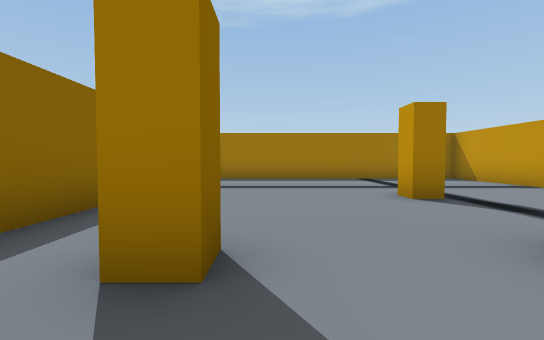
view 1 (above)

20 first-person views from a walk through a 3-D level made in the Unity game engine. The camera is 1.2 m above the floor, tilts 2° down and sees 90° across. Doors are open. The floor is counted in squares, 2 m on a side. Each view is taken from the middle of a square. On the plan, view 1 faces up. The plan holds only what a view shows up to about 9 squares ahead; the rest is blank. The place goes on beyond the plan. The player is left out. Some animated figures are left out.

view 2
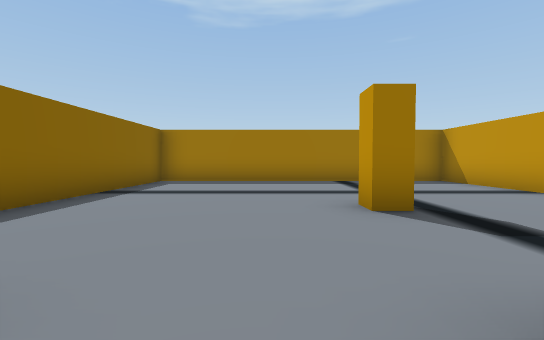

view 3
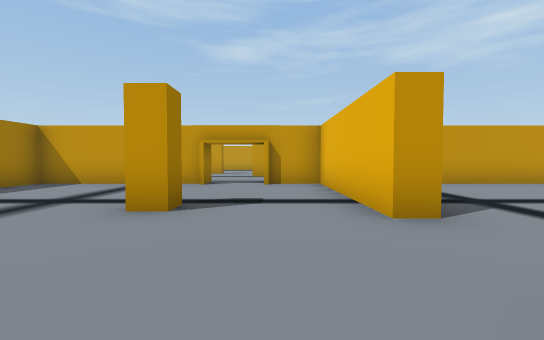

view 4
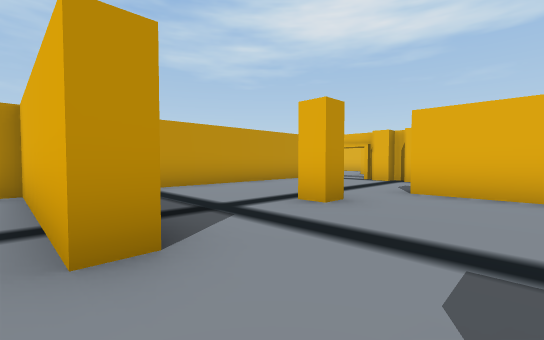

view 5
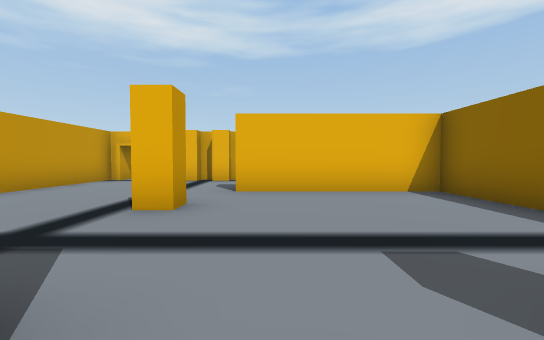

view 6
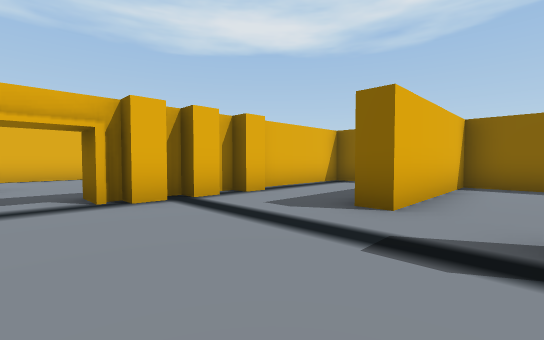

view 7
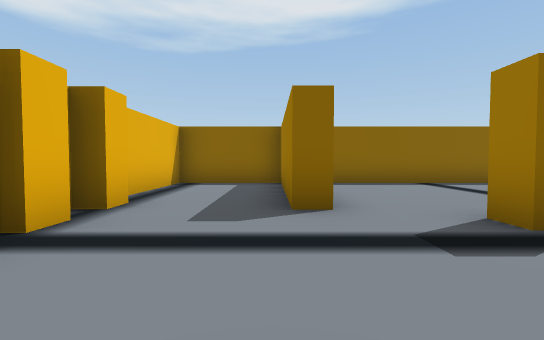

view 8
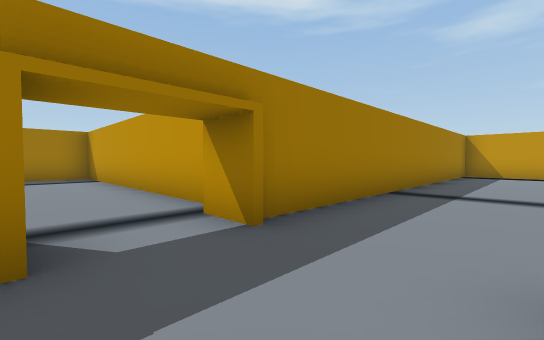

view 9
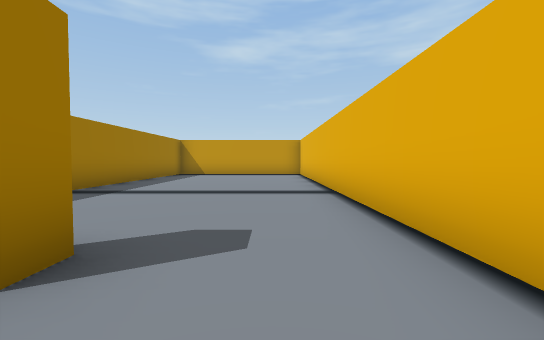

view 10
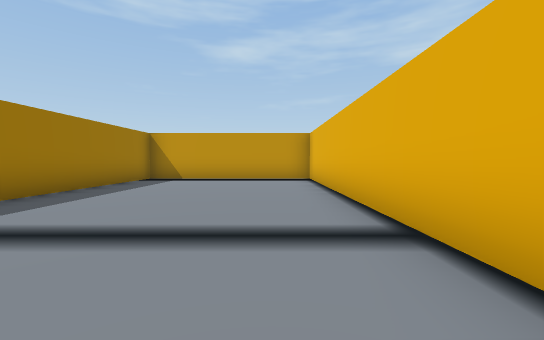

view 11
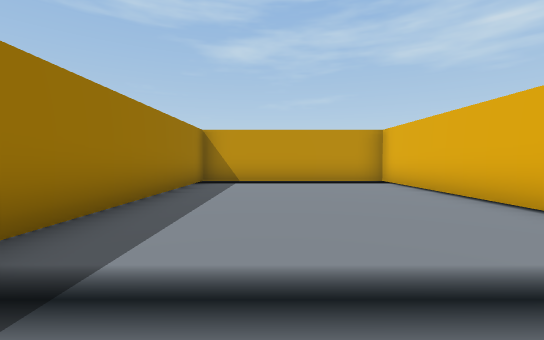

view 12
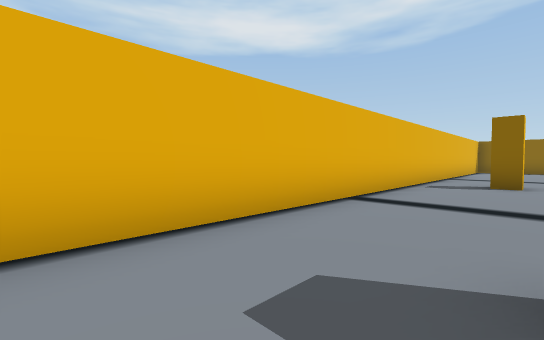

view 13
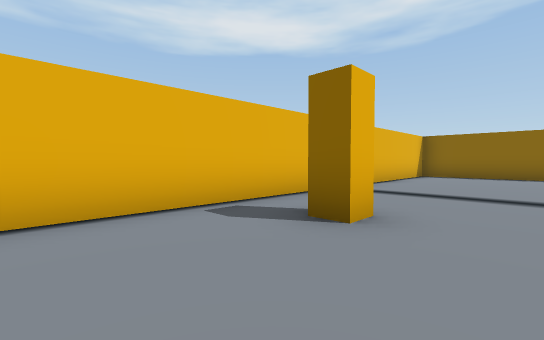

view 14
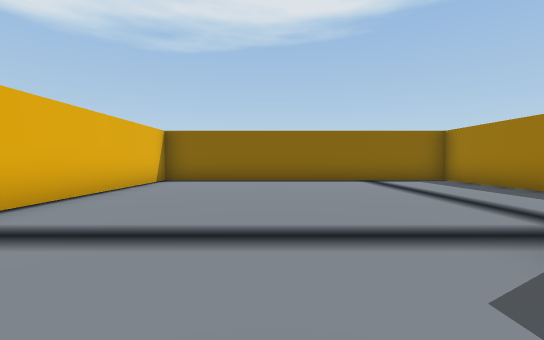

view 15
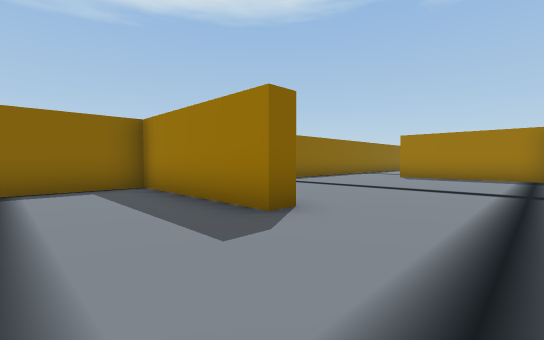

view 16
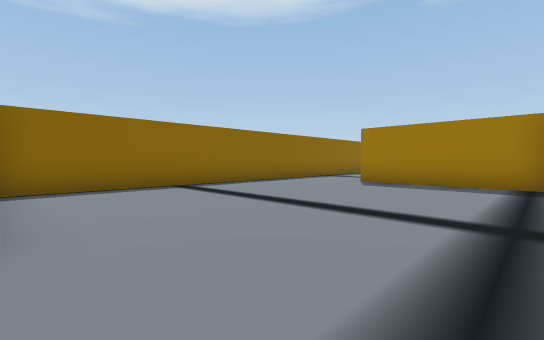

view 17
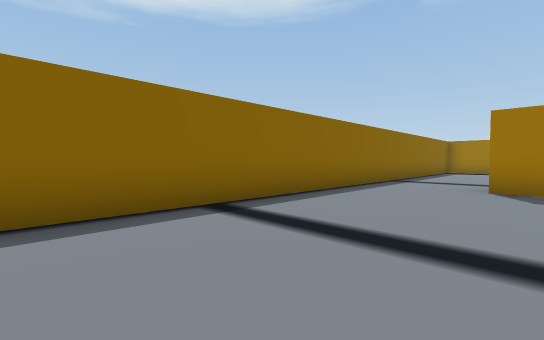

view 18
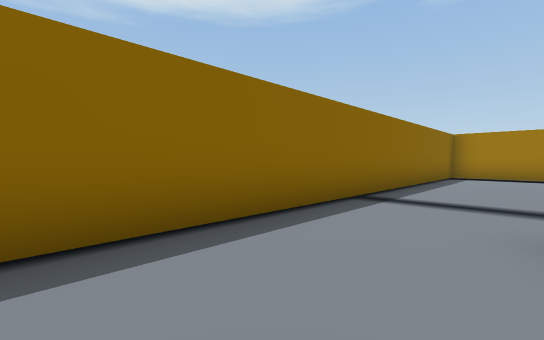

view 19
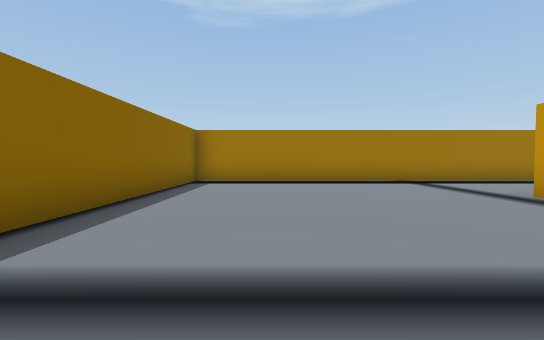

view 20
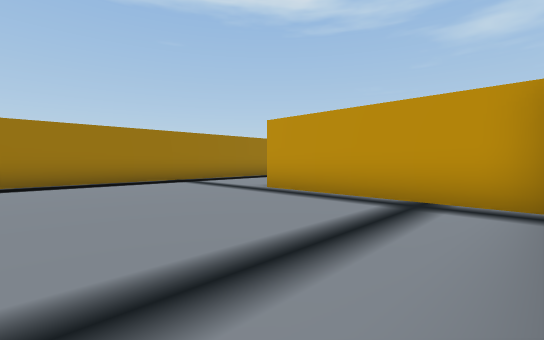

### Floor plan
Points are (right, up) in squares from view 1. A wall is a line through its corners. A room is listed if a view was taken in it or the views show most of it. See-through windows are left out.
Room 1 (views 1, 2, 3, 4, 5, 6, 7)
walls: (1.8, 1.1) (1.8, 1.7) (6, 1.7) (6, 3.1); (6, 4.8) (6, 9) (-2.2, 9) (-2.2, -3.3) (1.7, -3.3) (1.7, -3.8) (-1.6, -3.8); (-2.2, -3.6) (-2.2, -6.5) (3.2, -6.5); (6, -5.5) (6, 1.2) (4.4, 1.2)
ways out: opening at (4.5, -6.5) to room 2; opening at (6, 4)
objects: other object (-1, 2); other object (1, -6); other object (2, -2); other object (2, 4); other object (3, -6); other object (4, -6)
Room 2 (views 8, 9, 10, 11, 12, 13, 14, 15, 16, 17, 18, 19, 20)
walls: (-5.3, -3.2) (-5.3, -3.8) (-9.2, -3.8) (-9.2, -12.2) (16, -12.2) (16, -7) (6.4, -7); (-2.9, 4.3) (-6.8, 4.3); (-2.7, 4.9) (-2.7, 9.5); (6, -6.5) (6, -5.5); (0.9, 13.1) (-9.2, 13.1) (-9.2, -3)
ways out: opening at (4.5, -6.5) to room 1
objects: other object (-1, -11); other object (4, -7); other object (5, -10) to (5, -9); other object (6, -7)

Where each view was taken, in squares from view 1:
view 1: 0 up, 0 right, facing up
view 2: 1 up, 1 right, facing up
view 3: 3 up, 1 left, facing right
view 4: 2 up, 0 right, facing down-right
view 5: 2 up, 1 right, facing down
view 6: 2 down, 5 right, facing down-left
view 7: 4 down, 5 right, facing left
view 8: 9 down, 4 right, facing up-right
view 9: 11 down, 4 right, facing right
view 10: 11 down, 7 right, facing right
view 11: 9 down, 8 right, facing right
view 12: 10 down, 7 right, facing down-left
view 13: 9 down, 2 right, facing down-left
view 14: 9 down, 1 left, facing left
view 15: 6 down, 3 left, facing up-left
view 16: 3 down, 3 left, facing up-left
view 17: 2 down, 6 left, facing up-left
view 18: 2 up, 7 left, facing up-left
view 19: 5 up, 7 left, facing up
view 20: 5 up, 7 left, facing up-right
